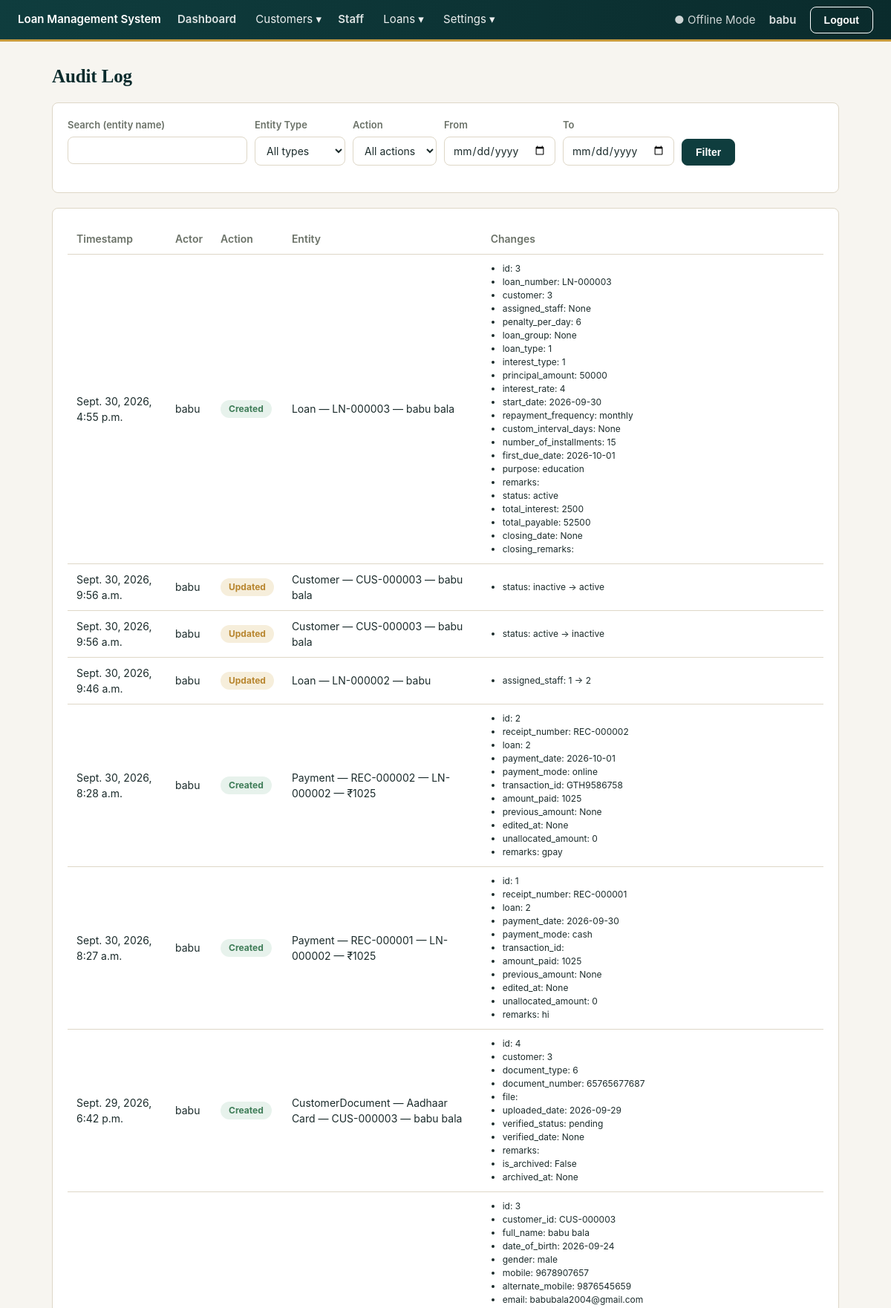
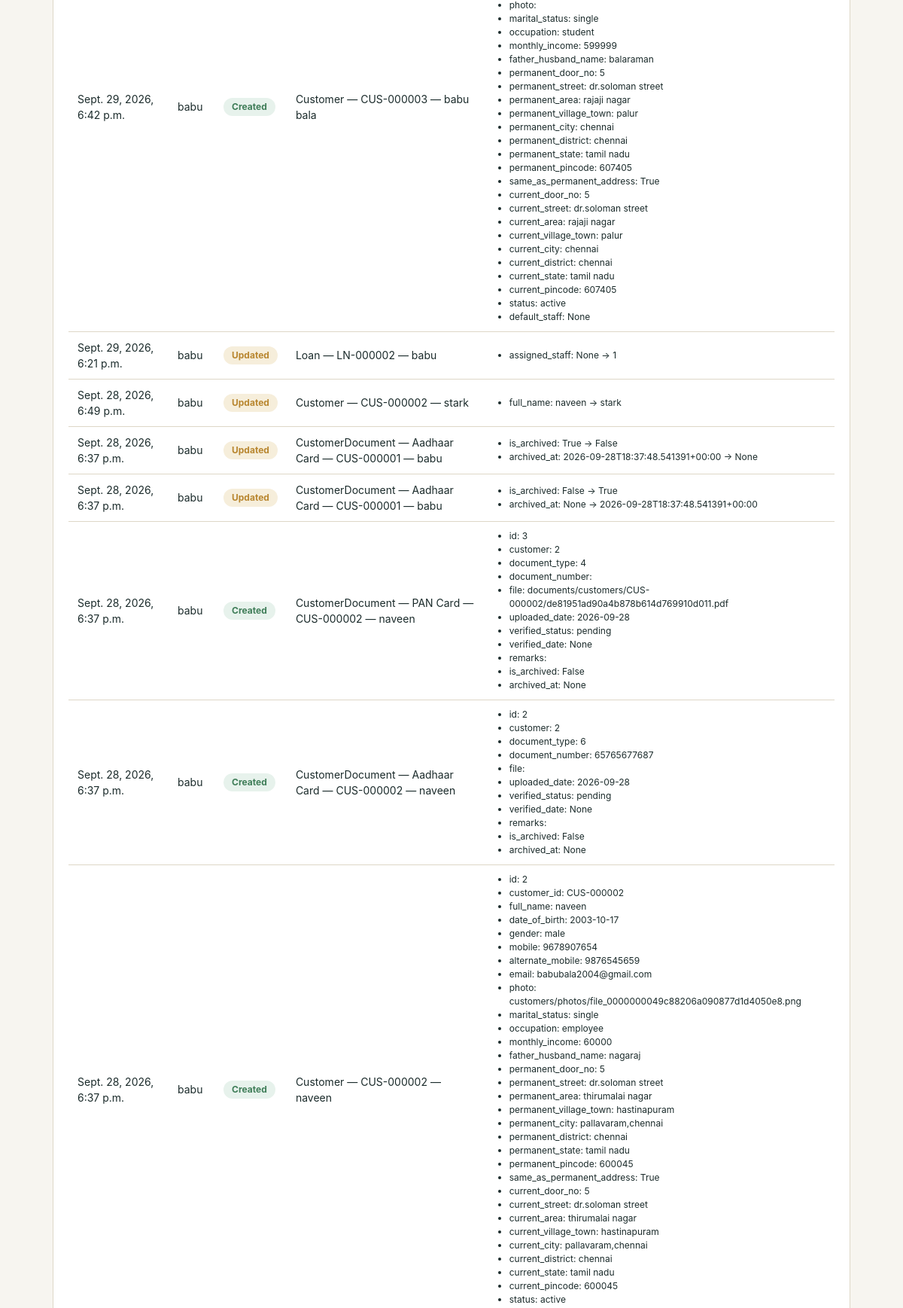
/settings/audit-log/ (signed in, upper part), run on the app's committed database (2 pictures, top to bottom).
### core/models.py (models this page shows, shortened)
class SystemSetting(models.Model):
    key = models.CharField(max_length=100, unique=True)
    value = models.TextField(blank=True)

class AuditLog(models.Model):
    ACTION_CREATED = "created"
    ACTION_UPDATED = "updated"
    ACTION_DELETED = "deleted"
    ACTION_CHOICES = [
        (ACTION_CREATED, "Created"),
        (ACTION_UPDATED, "Updated"),
        (ACTION_DELETED, "Deleted"),
    ]
    timestamp = models.DateTimeField(auto_now_add=True)
    actor = models.ForeignKey(
        settings.AUTH_USER_MODEL, on_delete=models.SET_NULL, null=True, blank=True,
        related_name="audit_logs",
    )
    action = models.CharField(max_length=10, choices=ACTION_CHOICES)
    entity_type = models.CharField(max_length=100)
    entity_id = models.CharField(max_length=50)
    entity_label = models.CharField(max_length=255, blank=True)
    changes = models.JSONField(default=dict, blank=True)
    class Meta:
        ordering = ["-timestamp"]

### accounts/models.py (models this page shows, shortened)
class AdminUser(AbstractUser):
    full_name = models.CharField(max_length=150, blank=True)
    session_timeout_minutes = models.PositiveIntegerField(
        default=30,
        help_text="Auto-logout after this many minutes of inactivity.",
    )

### core/views.py (the view, shortened to what this page needs)
# urls.py: path("audit-log/", views.audit_log_list, name="audit_log"),
@login_required
def audit_log_list(request):
    form = AuditLogFilterForm(request.GET or None)
    logs = AuditLog.objects.select_related("actor")
    paginator = Paginator(logs, 30)
    page_obj = paginator.get_page(request.GET.get("page"))
    return render(request, "core/audit_log_list.html", {"page_obj": page_obj, "form": form})

### core/forms.py
class AuditLogFilterForm(forms.Form):
    q = forms.CharField(required=False, label="Search (entity name)")
    entity_type = forms.ChoiceField(required=False, choices=[
        ("", "All types"), ("Customer", "Customer"), ("Loan", "Loan"),
        ("LoanGroup", "Loan Group"), ("Payment", "Payment"), ("CustomerDocument", "Document"),
    ])
    action = forms.ChoiceField(required=False, choices=[("", "All actions")] + [
        ("created", "Created"), ("updated", "Updated"), ("deleted", "Deleted"),
    ])
    date_from = forms.DateField(required=False, widget=forms.DateInput(attrs={"type": "date"}))
    date_to = forms.DateField(required=False, widget=forms.DateInput(attrs={"type": "date"}))

### core/context_processors.py (called while the page is built)
def system_settings(request):
    return {"company_name": get_setting("company_name")}

### core/models.py (called while the page is built)
def get_setting(key, default=None):
    try:
        return SystemSetting.objects.get(key=key).value
    except SystemSetting.DoesNotExist:
        return DEFAULTS.get(key, default)

### core/templates/core/audit_log_list.html (shortened to what this page needs)
{% extends "base.html" %}
{% block content %}
<h1>Audit Log</h1>
<form method="get" class="card">
  <div class="search-bar">
    <div class="form-group"><label>{{ form.q.label }}</label>{{ form.q }}</div>
    <div class="form-group"><label>Entity Type</label>{{ form.entity_type }}</div>
    <div class="form-group"><label>Action</label>{{ form.action }}</div>
    <div class="form-group"><label>From</label>{{ form.date_from }}</div>
    <div class="form-group"><label>To</label>{{ form.date_to }}</div>
    <div class="form-group" style="align-self:flex-end;"><button class="btn">Filter</button></div>
  </div>
</form>
<div class="card">
  <table>
    <thead><tr><th>Timestamp</th><th>Actor</th><th>Action</th><th>Entity</th><th>Changes</th></tr></thead>
    <tbody>
      {% for log in page_obj %}
        <tr>
          <td>{{ log.timestamp }}</td>
          <td>{{ log.actor.full_name|default:log.actor.username|default:"—" }}</td>
          <td><span class="badge {% if log.action == 'created' %}active{% elif log.action == 'deleted' %}rejected{% else %}pending{% endif %}">{{ log.get_action_display }}</span></td>
          <td>{{ log.entity_type }} — {{ log.entity_label }}</td>
          <td>
            {% if log.changes %}
              <ul style="margin:0;padding-left:16px;font-size:12px;">
                {% for field, values in log.changes.items %}
                  {% if log.action == "updated" %}
                    <li>{{ field }}: {{ values.0 }} → {{ values.1 }}</li>
                  {% else %}
                    <li>{{ field }}: {{ values }}</li>
                  {% endif %}
                {% endfor %}
              </ul>
            {% else %}<span class="muted">—</span>{% endif %}
          </td>
        </tr>
      {% empty %}<tr><td colspan="5" class="muted">No activity recorded yet.</td></tr>{% endfor %}
    </tbody>
  </table>
</div>
{% endblock %}

### templates/base.html (shortened to what this page needs)
{% load static %}
<!DOCTYPE html>
<html lang="en">
<head>
  <link rel="stylesheet" href="{% static 'css/app.css' %}">
</head>
<body>
  <div class="topbar">
    <div>
      <a href="{% url 'customers:list' %}">{{ company_name|default:"Loan Management System" }}</a>
      <a href="{% url 'reports:dashboard' %}" style="margin-left:18px;opacity:.85;">Dashboard</a>
      <div class="nav-dropdown">
        <span class="nav-dropdown-toggle">Customers ▾</span>
      </div>
      <a href="{% url 'staff:list' %}" style="margin-left:18px;opacity:.85;;">Staff</a>
      <div class="nav-dropdown">
        <span class="nav-dropdown-toggle">Loans ▾</span>
      </div>
      <div class="nav-dropdown">
        <span class="nav-dropdown-toggle">Settings ▾</span>
      </div>
    </div>
    <div>
      <span style="margin-right:14px; opacity:.8;">● Offline Mode</span>
      {% if user.is_authenticated %}
        <a href="{% url 'accounts:profile' %}" style="color:#fff;opacity:.85;margin-right:14px;">{{ user.full_name|default:user.username }}</a>
        <form method="post" action="{% url 'accounts:logout' %}" style="display:inline">
          <button type="submit" class="btn secondary" style="color:#fff;border-color:#fff;">Logout</button>
        </form>
      {% endif %}
    </div>
  </div>
  <div class="container">
    {% block content %}{% endblock %}
  </div>
</body>
</html>

### static/css/app.css (style rules this page uses)
:root { --color-bg: #f7f5f0; --color-surface: #ffffff; --color-border: #ded7c7; --color-ink: #1b2b2b; --color-muted: #6b7268; --color-primary: #0f3d3e; --color-primary-dark: #0a2b2c; --color-primary-light: #e4efee; --color-accent: #c89b3c; --color-accent-dark: #a57f2c; --color-success: #3f7d58; --color-success-bg: #e7f2ec; --color-danger: #a6402f; --color-danger-bg: #f7e9e6; --color-warning: #b8862f; --color-warning-bg: #f6eedb; --radius: 8px; --radius-lg: 12px; --font: -apple-system, "Segoe UI", Roboto, "Helvetica Neue", Arial, sans-serif; --font-display: Georgia, "Times New Roman", "Noto Serif", serif; }
* { box-sizing: border-box; }
body { margin: 0; font-family: var(--font); background: var(--color-bg); color: var(--color-ink); font-size: 15px; line-height: 1.5; }
h1, h2, h3 { font-family: var(--font-display); font-weight: 700; letter-spacing: -0.005em; margin-top: 0; color: var(--color-primary-dark); }
h1 { font-size: 25px; }
.topbar { background: linear-gradient(100deg, var(--color-primary) 0%, var(--color-primary-dark) 100%); color: #fff; padding: 0 24px; display: flex; justify-content: space-between; align-items: center; border-bottom: 3px solid var(--color-accent); min-height: 56px; }
.topbar a { color: #fff; text-decoration: none; font-weight: 600; }
.container { max-width: 1100px; margin: 28px auto; padding: 0 20px; }
.card { background: var(--color-surface); border: 1px solid var(--color-border); border-radius: var(--radius); padding: 20px; margin-bottom: 20px; transition: box-shadow 0.2s ease, transform 0.2s ease; }
table { width: 100%; border-collapse: collapse; }
th, td { text-align: left; padding: 10px 12px; border-bottom: 1px solid var(--color-border); font-size: 14px; }
th { color: var(--color-muted); font-weight: 600; }
tbody tr { transition: background 0.15s ease; }
.btn { display: inline-block; padding: 9px 18px; border-radius: var(--radius); border: 1px solid var(--color-primary); background: var(--color-primary); color: #fff; text-decoration: none; font-size: 14px; font-weight: 600; cursor: pointer; transition: background 0.15s ease, transform 0.15s ease, box-shadow 0.15s ease; }
.btn.secondary { background: transparent; color: var(--color-primary); border-color: var(--color-border); }
.badge { display: inline-block; padding: 3px 11px; border-radius: 999px; font-size: 12px; font-weight: 700; }
.badge.active, .badge.verified, .badge.paid { background: var(--color-success-bg); color: var(--color-success); }
.badge.pending { background: var(--color-warning-bg); color: var(--color-warning); }
.form-group { display: flex; flex-direction: column; gap: 5px; }
.form-group label { font-size: 13px; font-weight: 600; color: var(--color-muted); }
input, select, textarea { padding: 9px 11px; border: 1px solid var(--color-border); border-radius: var(--radius); font-size: 14px; font-family: inherit; background: var(--color-surface); color: var(--color-ink); transition: border-color 0.15s ease, box-shadow 0.15s ease; }
.search-bar { display: flex; gap: 10px; margin-bottom: 16px; flex-wrap: wrap; }
.nav-dropdown { position: relative; display: inline-block; margin-left: 22px; }
.nav-dropdown-toggle { cursor: pointer; opacity: .92; color: #fff; font-size: inherit; user-select: none; }

### data on the page
SystemSetting: value "Loan Management System"
AdminUser: full_name "babu"
AuditLog: timestamp "Sept. 30, 2026, 4:55 p.m.", actor.full_name "babu", action "Created", entity_type "Loan", entity_label "LN-000003 — babu bala", changes "id" "loan_number" "customer" "assigned_staff" "penalty_per_day" "loan_group" "loan_type" "interest_type" "principal_amount" "interest_rate" "start_date" "repayment_frequency" "custom_interval_days" "number_of_installments" "first_due_date" "purpose" "remarks" "status" "total_interest" "total_payable" "closing_date" "closing_remarks", changes "3" "LN-000003" "3" "None" "6" "None" "1" "1" "50000" "4" "2026-09-30" "monthly" "None" "15" "2026-10-01" "education" "active" "2500" "52500" "None"
AuditLog: timestamp "Sept. 30, 2026, 9:56 a.m.", actor.full_name "babu", action "Updated", entity_type "Customer", entity_label "CUS-000003 — babu bala", changes "status", values "inactive", values "active"
AuditLog: timestamp "Sept. 30, 2026, 9:56 a.m.", actor.full_name "babu", action "Updated", entity_type "Customer", entity_label "CUS-000003 — babu bala", changes "status", values "active", values "inactive"
AuditLog: timestamp "Sept. 30, 2026, 9:46 a.m.", actor.full_name "babu", action "Updated", entity_type "Loan", entity_label "LN-000002 — babu", changes "assigned_staff", values "1", values "2"
AuditLog: timestamp "Sept. 30, 2026, 8:28 a.m.", actor.full_name "babu", action "Created", entity_type "Payment", entity_label "REC-000002 — LN-000002 — ₹1025", changes "id" "receipt_number" "loan" "payment_date" "payment_mode" "transaction_id" "amount_paid" "previous_amount" "edited_at" "unallocated_amount" "remarks", changes "2" "REC-000002" "2" "2026-10-01" "online" "GTH9586758" "1025" "None" "None" "0" "gpay"
AuditLog: timestamp "Sept. 30, 2026, 8:27 a.m.", actor.full_name "babu", action "Created", entity_type "Payment", entity_label "REC-000001 — LN-000002 — ₹1025", changes "id" "receipt_number" "loan" "payment_date" "payment_mode" "transaction_id" "amount_paid" "previous_amount" "edited_at" "unallocated_amount" "remarks", changes "1" "REC-000001" "2" "2026-09-30" "cash" "1025" "None" "None" "0" "hi"
AuditLog: timestamp "Sept. 29, 2026, 6:42 p.m.", actor.full_name "babu", action "Created", entity_type "CustomerDocument", entity_label "Aadhaar Card — CUS-000003 — babu bala", changes "id" "customer" "document_type" "document_number" "file" "uploaded_date" "verified_status" "verified_date" "remarks" "is_archived" "archived_at", changes "4" "3" "6" "65765677687" "2026-09-29" "pending" "None" "False" "None"
AuditLog: timestamp "Sept. 29, 2026, 6:42 p.m.", actor.full_name "babu", action "Created", entity_type "Customer", entity_label "CUS-000003 — babu bala", changes "id" "customer_id" "full_name" "date_of_birth" "gender" "mobile" "alternate_mobile" "email" "photo" "marital_status" "occupation" "monthly_income" "father_husband_name" "permanent_door_no" "permanent_street" "permanent_area" "permanent_village_town" "permanent_city" "permanent_district" "permanent_state" "permanent_pincode" "same_as_permanent_address" "current_door_no" "current_street" "current_area" "current_village_town" "current_city" "current_district" "current_state" "current_pincode" "status" "default_staff", changes "3" "CUS-000003" "babu bala" "2026-09-24" "male" "9678907657" "9876545659" "babubala2004@gmail.com" "single" "student" "599999" "balaraman" "5" "dr.soloman street" "rajaji nagar" "palur" "chennai" "chennai" "tamil nadu" "607405" "True" "5" "dr.soloman street" "rajaji nagar" "palur" "chennai" "chennai" "tamil nadu" "607405" "active" "None"
AuditLog: timestamp "Sept. 29, 2026, 6:21 p.m.", actor.full_name "babu", action "Updated", entity_type "Loan", entity_label "LN-000002 — babu", changes "assigned_staff", values "None", values "1"
AuditLog: timestamp "Sept. 28, 2026, 6:49 p.m.", actor.full_name "babu", action "Updated", entity_type "Customer", entity_label "CUS-000002 — stark", changes "full_name", values "naveen", values "stark"
AuditLog: timestamp "Sept. 28, 2026, 6:37 p.m.", actor.full_name "babu", action "Updated", entity_type "CustomerDocument", entity_label "Aadhaar Card — CUS-000001 — babu", changes "is_archived" "archived_at", values "True" "2026-09-28T18:37:48.541391+00:00", values "False" "None"
AuditLog: timestamp "Sept. 28, 2026, 6:37 p.m.", actor.full_name "babu", action "Updated", entity_type "CustomerDocument", entity_label "Aadhaar Card — CUS-000001 — babu", changes "is_archived" "archived_at", values "False" "None", values "True" "2026-09-28T18:37:48.541391+00:00"
AuditLog: timestamp "Sept. 28, 2026, 6:37 p.m.", actor.full_name "babu", action "Created", entity_type "CustomerDocument", entity_label "PAN Card — CUS-000002 — naveen", changes "id" "customer" "document_type" "document_number" "file" "uploaded_date" "verified_status" "verified_date" "remarks" "is_archived" "archived_at", changes "3" "2" "4" "documents/customers/CUS-000002/de81951ad90a4b878b614d769910d011.pdf" "2026-09-28" "pending" "None" "False" "None"
AuditLog: timestamp "Sept. 28, 2026, 6:37 p.m.", actor.full_name "babu", action "Created", entity_type "CustomerDocument", entity_label "Aadhaar Card — CUS-000002 — naveen", changes "id" "customer" "document_type" "document_number" "file" "uploaded_date" "verified_status" "verified_date" "remarks" "is_archived" "archived_at", changes "2" "2" "6" "65765677687" "2026-09-28" "pending" "None" "False" "None"
AuditLog: timestamp "Sept. 28, 2026, 6:37 p.m.", actor.full_name "babu", action "Created", entity_type "Customer", entity_label "CUS-000002 — naveen", changes "id" "customer_id" "full_name" "date_of_birth" "gender" "mobile" "alternate_mobile" "email" "photo" "marital_status" "occupation" "monthly_income" "father_husband_name" "permanent_door_no" "permanent_street" "permanent_area" "permanent_village_town" "permanent_city" "permanent_district" "permanent_state" "permanent_pincode" "same_as_permanent_address" "current_door_no" "current_street" "current_area" "current_village_town" "current_city" "current_district" "current_state" "current_pincode" "status", changes "2" "CUS-000002" "naveen" "2003-10-17" "male" "9678907654" "9876545659" "babubala2004@gmail.com" "customers/photos/file_0000000049c88206a090877d1d4050e8.png" "single" "employee" "60000" "nagaraj" "5" "dr.soloman street" "thirumalai nagar" "hastinapuram" "pallavaram,chennai" "chennai" "tamil nadu" "600045" "True" "5" "dr.soloman street" "thirumalai nagar" "hastinapuram" "pallavaram,chennai" "chennai" "tamil nadu" "600045" "active"
